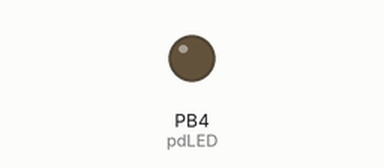
This sketch was run on a simulated ATtiny85, built with avr-gcc and run on an emulated ATtiny85. On the bench: output pins drawn as LEDs (lit = HIGH).

Above: at 1.2 s.
At 3.62 s:
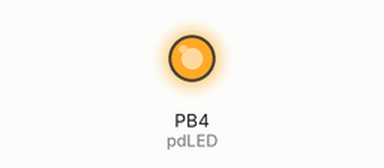
Timing chart, 0 to 4.0 s (numbered marks = the images above):
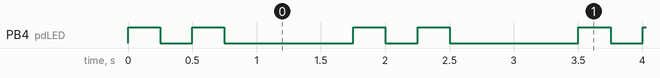

Measured:
- by itself, PB4 (pdLED): repeats every 1.8 s: LOW 0.25 s, HIGH 0.25 s, LOW 1.0 s, HIGH 0.25 s
- by itself, everything shown: repeats every 1.8 s, in 6 steps

The sketch:

blink_ATtiny85.ino
```cpp
/*
  programming:
    Arduino as ISP      USBtinyISP     ATtiny85 target
                   6      10
          10       5       5      W          1         Reset
          11       4       1      V          5         MOSI
          12       1       9      O          6         MISO
          13       3       7      G          7         SCK
                   6   4,6,8,10   Bk         4         GND
                   2       2      R          8         +5VDC

*/

const int pdLED   = 4;

void setup () {
  pinMode ( pdLED,   OUTPUT );

  digitalWrite ( pdLED,   0 );
}

void loop () {
  flash ( pdLED, 250 );
  delay ( 250 );
  flash ( pdLED, 250 );
  delay ( 500 );
  flash ( pdLED, 1 );
  delay ( 500 );
}

void flash ( int pin, int dur_ms ) {
  digitalWrite ( pin, 1 ); delay ( dur_ms ); digitalWrite ( pin, 0 );
}
```
